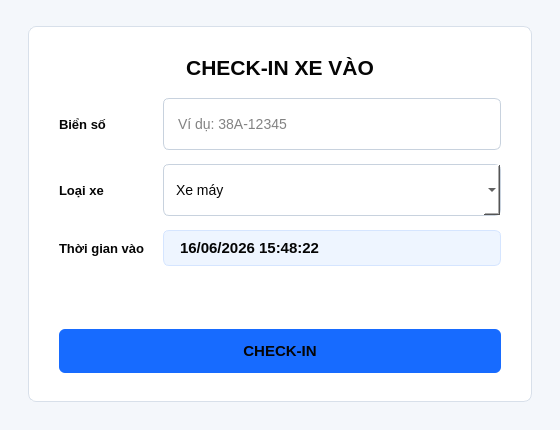
<?xml version="1.0" encoding="UTF-8"?>
<ui version="4.0">
 <class>Dialog</class>
 <widget class="QDialog" name="Dialog">
  <property name="geometry">
   <rect>
    <x>0</x>
    <y>0</y>
    <width>560</width>
    <height>430</height>
   </rect>
  </property>
  <property name="minimumSize">
   <size>
    <width>560</width>
    <height>430</height>
   </size>
  </property>
  <property name="windowTitle">
   <string>Check-in xe vào</string>
  </property>
  <property name="styleSheet">
   <string notr="true">QDialog {
    background: #F4F7FB;
    color: #050505;
    font-family: Arial;
}
QFrame#card {
    background: #FFFFFF;
    border: 1px solid #D8E0EA;
    border-radius: 8px;
}
QLabel#label {
    color: #050505;
    font-size: 21px;
    font-weight: 700;
}
QLabel#txt_bien_so_xe,
QLabel#label_2,
QLabel#label_3 {
    color: #050505;
    font-size: 13px;
    font-weight: 700;
}
QLineEdit,
QComboBox {
    min-height: 38px;
    padding: 6px 12px;
    background: #FFFFFF;
    border: 1px solid #C8D2DE;
    border-radius: 6px;
    color: #050505;
    font-size: 14px;
}
QLineEdit:focus,
QComboBox:focus {
    border: 1px solid #2563EB;
}
QLabel#lbl_thoi_gian_vao {
    color: #050505;
    font-size: 15px;
    font-weight: 600;
    padding: 8px 12px;
    background: #EEF5FF;
    border: 1px solid #D5E5FF;
    border-radius: 6px;
}
QPushButton#btn_checkin {
    min-height: 44px;
    background: #176BFF;
    color: #050505;
    border: none;
    border-radius: 6px;
    font-size: 15px;
    font-weight: 700;
}
QPushButton#btn_checkin:hover {
    background: #0F58D6;
}
QPushButton#btn_checkin:pressed {
    background: #0A439F;
}</string>
  </property>
  <layout class="QVBoxLayout" name="dialogLayout">
   <property name="leftMargin">
    <number>28</number>
   </property>
   <property name="topMargin">
    <number>26</number>
   </property>
   <property name="rightMargin">
    <number>28</number>
   </property>
   <property name="bottomMargin">
    <number>28</number>
   </property>
   <item>
    <widget class="QFrame" name="card">
     <property name="frameShape">
      <enum>QFrame::StyledPanel</enum>
     </property>
     <layout class="QVBoxLayout" name="cardLayout">
      <property name="leftMargin">
       <number>30</number>
      </property>
      <property name="topMargin">
       <number>28</number>
      </property>
      <property name="rightMargin">
       <number>30</number>
      </property>
      <property name="bottomMargin">
       <number>28</number>
      </property>
      <property name="spacing">
       <number>18</number>
      </property>
      <item>
       <widget class="QLabel" name="label">
        <property name="text">
         <string>CHECK-IN XE VÀO</string>
        </property>
        <property name="alignment">
         <set>Qt::AlignCenter</set>
        </property>
       </widget>
      </item>
      <item>
       <layout class="QGridLayout" name="formLayout">
        <property name="horizontalSpacing">
         <number>18</number>
        </property>
        <property name="verticalSpacing">
         <number>14</number>
        </property>
        <item row="0" column="0">
         <widget class="QLabel" name="txt_bien_so_xe">
          <property name="text">
           <string>Biển số</string>
          </property>
         </widget>
        </item>
        <item row="0" column="1">
         <widget class="QLineEdit" name="txt_bien_so">
          <property name="placeholderText">
           <string>Ví dụ: 38A-12345</string>
          </property>
         </widget>
        </item>
        <item row="1" column="0">
         <widget class="QLabel" name="label_2">
          <property name="text">
           <string>Loại xe</string>
          </property>
         </widget>
        </item>
        <item row="1" column="1">
         <widget class="QComboBox" name="cb_loai_xe">
          <item>
           <property name="text">
            <string>Xe máy</string>
           </property>
          </item>
          <item>
           <property name="text">
            <string>Ô tô</string>
           </property>
          </item>
         </widget>
        </item>
        <item row="2" column="0">
         <widget class="QLabel" name="label_3">
          <property name="text">
           <string>Thời gian vào</string>
          </property>
         </widget>
        </item>
        <item row="2" column="1">
         <widget class="QLabel" name="lbl_thoi_gian_vao">
          <property name="text">
           <string>16/06/2026 15:48:22</string>
          </property>
         </widget>
        </item>
       </layout>
      </item>
      <item>
       <spacer name="verticalSpacer">
        <property name="orientation">
         <enum>Qt::Vertical</enum>
        </property>
        <property name="sizeHint" stdset="0">
         <size>
          <width>20</width>
          <height>18</height>
         </size>
        </property>
       </spacer>
      </item>
      <item>
       <widget class="QPushButton" name="btn_checkin">
        <property name="text">
         <string>CHECK-IN</string>
        </property>
        <property name="cursor">
         <cursorShape>PointingHandCursor</cursorShape>
        </property>
       </widget>
      </item>
     </layout>
    </widget>
   </item>
  </layout>
 </widget>
 <resources/>
 <connections/>
</ui>
